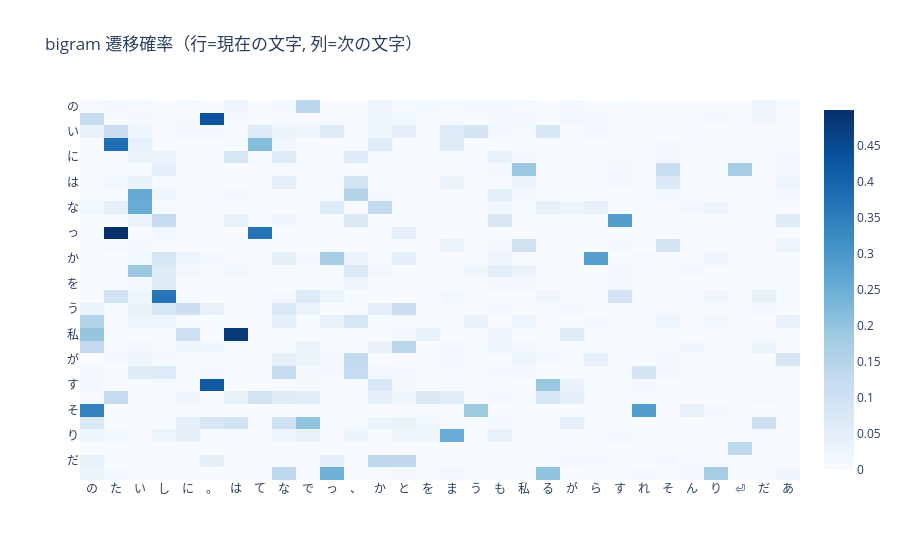

Notebook cell for this chart:
### Code cell
# 遷移確率行列を「見る」: 頻出30文字 × 頻出30文字
from jp_llm_lab.data.sample_corpus import load_sample_corpus
from jp_llm_lab.models.bigram import CountBigramLM
from jp_llm_lab.tokenization.char_tokenizer import CharTokenizer

corpus = load_sample_corpus("kokoro")
tok = CharTokenizer.train([corpus])
ids = torch.tensor(tok.encode(corpus), dtype=torch.long)
cm = CountBigramLM(tok.vocab_size, alpha=0.05).fit(ids)

top_ids = [i for i, _ in Counter(ids.tolist()).most_common(30)]
labels = [tok.id_to_token(i).replace("\n", "⏎").replace("　", "␣") for i in top_ids]
sub = cm.log_probs.exp()[top_ids][:, top_ids]
fig = go.Figure(go.Heatmap(z=sub.tolist(), x=labels, y=labels, colorscale="Blues",
                           hovertemplate="P(%{x} | %{y}) = %{z:.3f}<extra></extra>"))
fig.update_layout(title="bigram 遷移確率（行=現在の文字, 列=次の文字）",
                  template="plotly_white", height=560)
fig.update_yaxes(autorange="reversed")
fig.show()

### Figure 1 — Plotly figure (JSON) as saved in the notebook; plotly's stock layout.template omitted (floating-point values rounded to 4 significant figures; data arrays with more than 128 entries replaced by an {"elided": "..."} marker saying what was removed)
{"data": [{"colorscale": [[0.0, "rgb(247,251,255)"], [0.125, "rgb(222,235,247)"], [0.25, "rgb(198,219,239)"], [0.375, "rgb(158,202,225)"], [0.5, "rgb(107,174,214)"], [0.625, "rgb(66,146,198)"], [0.75, "rgb(33,113,181)"], [0.875, "rgb(8,81,156)"], [1.0, "rgb(8,48,107)"]], "hovertemplate": "P(%{x} | %{y}) = %{z:.3f}<extra></extra>", "type": "heatmap", "x": ["の", "た", "い", "し", "に", "。", "は", "て", "な", "で", "っ", "、", "か", "と", "を", "ま", "う", "も", "私", "る", "が", "ら", "す", "れ", "そ", "ん", "り", "⏎", "だ", "あ"], "y": ["の", "た", "い", "し", "に", "。", "は", "て", "な", "で", "っ", "、", "か", "と", "を", "ま", "う", "も", "私", "る", "が", "ら", "す", "れ", "そ", "ん", "り", "⏎", "だ", "あ"], "z": {"elided": "30x30 float values"}}], "layout": {"height": 560, "title": {"text": "bigram 遷移確率（行=現在の文字, 列=次の文字）"}, "yaxis": {"autorange": "reversed"}}}
